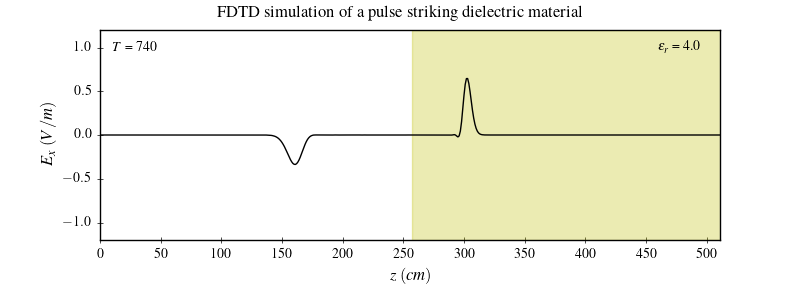

The script that saved this image:
#!/usr/bin/env julia
# File: fd1d_1_3.jl
# Name: D.Saravanan
# Date: 25/02/2025

""" Simulation of a pulse hitting a dielectric medium """

import PyPlot as plt

plt.matplotlib.style.use("classic")
plt.matplotlib.style.use("../pyplot.mplstyle")


function visualize(ns::Int, nx::Int, epsr::Float64, cb::Vector{Float64}, ex::Vector{Float64})::Nothing
    fig, ax = plt.subplots(figsize=(8,3), gridspec_kw=Dict("hspace" => 0.2))
    fig.suptitle(raw"FDTD simulation of a pulse striking dielectric material")
    medium = epsr > 1 ? (div.(0.5,cb) .- 1)/(epsr - 1)*1e3 : div.(0.5,cb) .- 1
    medium[medium.==0] .= -1e3
    ax.plot(ex, color="black", linewidth=1)
    ax.fill_between(0:nx-1, medium, medium[1], color="y", alpha=0.3)
    ax.set(xlim=(0, nx-1), ylim=(-1.2, 1.2))
    ax.set(xticks=0:round(Int, div(nx,10)/10)*10:nx)
    ax.set(xlabel=raw"$z\;(cm)$", ylabel=raw"$E_x\;(V/m)$")
    ax.text(0.02, 0.90, raw"$T$ = "*"$ns", transform=ax.transAxes)
    ax.text(0.90, 0.90, raw"$\epsilon_r$ = "*"$epsr", transform=ax.transAxes)
    plt.subplots_adjust(bottom=0.2, hspace=0.45)
    plt.savefig("fd1d_1_3.png", dpi=100)
end


function gaussian(t::Int32, t0::Int, sigma::Float64)::Float64
    return exp(-0.5 * ((t - t0)/sigma)^2)
end


function dielectric(nx::Int, epsr::Float64)::Vector{Float64}
    cb = 0.5 * ones(Float64, nx)
    cb[div(nx,2)+1:nx] .= 0.5/epsr
    return cb
end


function main()

    nx::Int = 512  # number of grid points
    ns::Int = 740  # number of time steps

    ex = zeros(Float64, nx)
    hy = zeros(Float64, nx)

    bc = zeros(Float64, 4)

    epsr::Float64 = 4.0  # relative permittivity
    cb::Vector{Float64} = dielectric(nx, epsr)

    for t in Int32.(1:ns)
        # calculate the Ex field
        ex[2:nx] .+= cb[2:nx] .* (hy[1:nx-1] - hy[2:nx])
        # put a Gaussian pulse in the middle
        ex[2] += gaussian(t, 40, 12.0)
        # absorbing boundary conditions
        ex[1], bc[1], bc[2] = bc[1], bc[2], ex[2]
        ex[nx], bc[4], bc[3] = bc[4], bc[3], ex[nx-1]
        # calculate the Hy field
        hy[1:nx-1] .+= 0.5 * (ex[1:nx-1] - ex[2:nx])
    end

    visualize(ns, nx, epsr, cb, ex)
end


if abspath(PROGRAM_FILE) == @__FILE__
    main()
end
